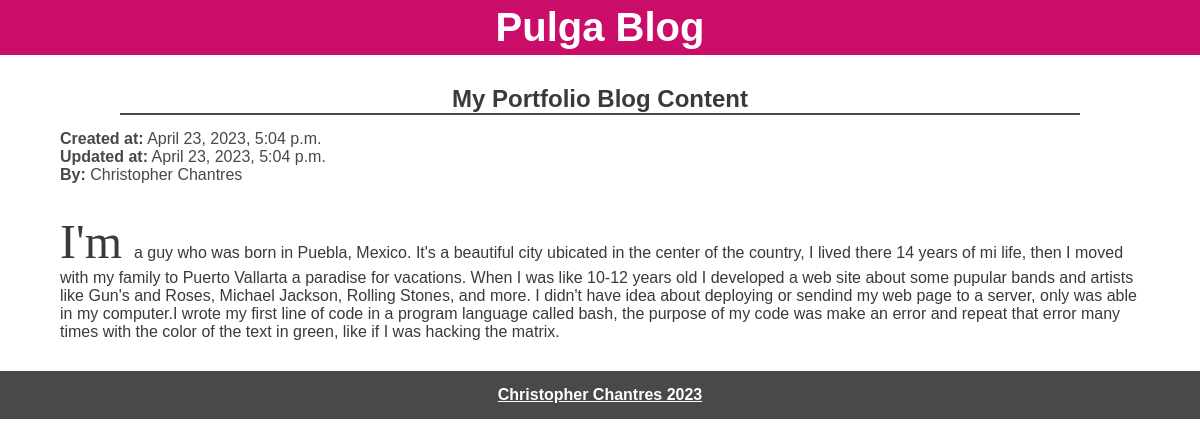
/post/6, run on the app's committed database.
### polls/models.py (models this page shows)
class Post(models.Model):
  title = models.CharField(max_length=255)
  author = models.CharField(max_length=30, default="Anonymous")
  content = models.TextField()
  created_at = models.DateTimeField(auto_now_add=True)
  updated_at = models.DateTimeField(auto_now_add=True)

### polls/views.py (the view)
# urls.py: path('post/<int:post_id>', views.post_detail, name='post_detail'),
def post_detail(request, post_id):
  post = get_object_or_404(Post, pk=post_id)
  return render(request, 'post_detail.html', {'post': post})

### templates/post_detail.html (shortened to what this page needs)
{% extends 'base.html' %}
{% load static %}
{% block link_stylesheet %}
  <link rel="stylesheet" href="{% static 'css/post_detail.css' %}">
{% endblock link_stylesheet %}
{% block main %}
  <main>
    <section class="post-header">
      <div class="post-header-title">
        <h1>{{ post.title }}</h1>
      </div>
      <div class="post-header-p">
        <p><span>Created at:</span> {{ post.created_at }}</p>
        <p><span>Updated at:</span> {{ post.updated_at }}</p>
        <p><span>By:</span> {{ post.author }}</p>
      </div>
    </section>
    <article>
      <div>
        <p><span>{{ post.content.split|slice:":1"|join:" " }} </span>{{ post.content.split|slice:"1:"|join:" " }}</p>
      </div>
    </article>
  </main>
{% endblock main %}

### polls/static/css/base.css (style rules this page uses)
:root { --pink-main: rgb(202, 13, 105); --gray-dark: rgb(73, 73, 73); --white-title: white; }
* { margin: 0px; padding: 0px; font-family: 'Gill Sans', 'Gill Sans MT', Calibri, 'Trebuchet MS', sans-serif; }

### polls/static/css/post_detail.css (style rules this page uses)
* { box-sizing: border-box; }
main { width: 100vw; }
.post-header { display: flex; flex-direction: column; align-items: center; margin-top: 30px; }
.post-header-title { width: 80%; text-align: center; border-bottom: 2px solid var(--gray-dark); }
.post-header-title h1 { font-size: 1.5rem; color: rgb(58, 58, 58); }
.post-header-p { width: 90%; margin-top: 15px; text-align: left; color: rgb(72, 72, 72); }
.post-header-p span { font-weight: bold; }
article { display: flex; flex-direction: column; align-items: center; margin: 30px 0px; }
article div { text-align: center; width: 90%; }
article p { text-align: left; color: rgb(58, 58, 58); }
article p span { font-family: cursive; font-size: 3rem; }

### data on the page
Post: title "My Portfolio Blog Content", created_at "April 23, 2023, 5:04 p.m.", updated_at "April 23, 2023, 5:04 p.m.", author "Christopher Chantres", content.split "I'm", content.split "a guy who was born in Puebla, Mexico. It's a beautiful city ubicated in the center of the country, I lived there 14 years of mi life, then I moved with my family to Puerto Vallarta a paradise for vacations. When I was like 10-12 years old I developed a web site about some pupular bands and artists like Gun's and Roses, Michael Jackson, Rolling Stones, and more. I didn't have idea about deploying or sendind my web page to a server, only was able in my computer.I wrote my first line of code in a program language called bash, the purpose of my code was make an error and repeat that error many times with the color of the text in green, like if I was hacking the matrix."
